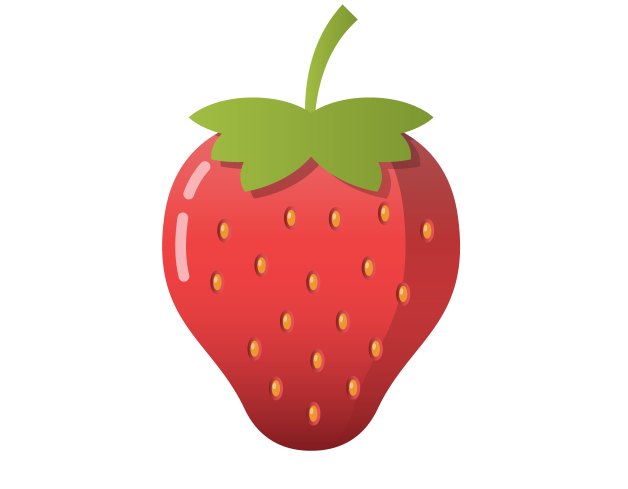
#> input picture lab/lab3/pics/strawberry.png, 1255 x 977 px (shown at 1/2 size)
$ jupyter execute lab3.ipynb   (older library calls are emulated)
#> lines starting #> are read from the running program, lines starting #| are printed output that depends on the picture
[cell 1]
"""
COMP9517 Lab 03, Week 4
"""

import numpy as np
import matplotlib.pyplot as plt
import matplotlib.image as mpimg

from scipy import ndimage as ndi
from skimage.morphology import watershed
from skimage.feature import peak_local_max
from sklearn.cluster import MeanShift
import cv2
from PIL import Image

size = 100, 100

img_names = ["pics/strawberry.png", "pics/shapes.png"]
ext_names = ["pics/coins.png", "pics/two_halves.png"]

images = [i for i in img_names]
ext_images = [i for i in ext_names]


def plot_three_images(figure_title, image1, label1,
                      image2, label2, image3, label3):
    fig = plt.figure()
    fig.suptitle(figure_title)

    # Display the first image
    fig.add_subplot(1, 3, 1)
    plt.imshow(image1)
    plt.axis('off')
    plt.title(label1)

    # Display the second image
    fig.add_subplot(1, 3, 2)
    plt.imshow(image2)
    plt.axis('off')
    plt.title(label2)

    # Display the third image
    fig.add_subplot(1, 3, 3)
    plt.imshow(image3)
    plt.axis('off')
    plt.title(label3)

    plt.show()

for img_path in images:
    img = Image.open(img_path)
#> img is the input picture: PIL image 1255x977 RGBA; mean R, G, B, A 216.9, 187.8, 181.3, 67.7
    img.thumbnail(size)  # Convert the image to 100 x 100
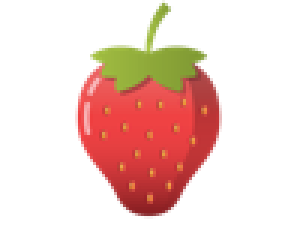
#> img: PIL image 100x78 RGBA (shown 3 times larger); mean R, G, B, A 56, 25.5, 18, 67.7; transparent parts drawn white
    # Convert the image to a numpy matrix
    img_mat = np.array(img)[:, :, :3]
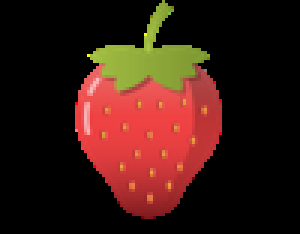
#> img_mat: shape (78, 100, 3) (shown 3 times larger); mean R, G, B 56, 25.5, 18

    #
    # +--------------------+
    # |     Question 1     |
    # +--------------------+
    #
    # TODO: perform MeanShift on image
    # Follow the hints in the lab spec.

    # Step 1 - Extract the three RGB colour channels
    # Hint: It will be useful to store the shape of one of the colour
    # channels so we can reshape the flattened matrix back to this shape.
    b,g,r = cv2.split(img_mat)
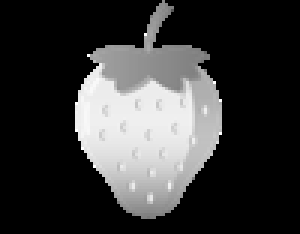
#> b: shape (78, 100) (shown 3 times larger); min 0, max 255, mean 56
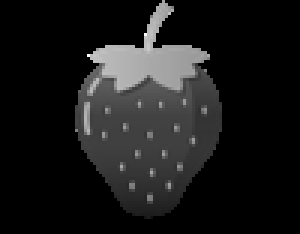
#> g: shape (78, 100) (shown 3 times larger); min 0, max 255, mean 25.5
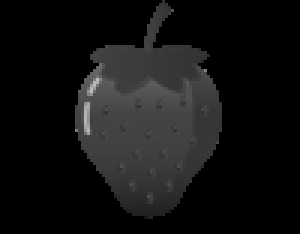
#> r: shape (78, 100) (shown 3 times larger); min 0, max 188, mean 18
    shape=b.shape
#> shape = (78, 100)
    b=b.ravel()
#> b = 7800 values, max 255 at index 1148, min 0 at index 0, mean 55.99
    g=g.ravel()
#> g = 7800 values, max 255 at index 1148, min 0 at index 0, mean 25.51
    r=r.ravel()
#> r = 7800 values, max 188 at index 3030, min 0 at index 0, mean 18.03
    # Step 2 - Combine the three colour channels by flatten each channel
	# then stacking the flattened channels together.
    # This gives the "colour_samples"
    colour_samples = []
    colour_samples=np.stack((b,g,r)).T
    # Step 3 - Perform Meanshift  clustering
    #
    ms_clf = MeanShift(bin_seeding=True)
    ms_labels = ms_clf.fit_predict(colour_samples)
#     print(colour_samples.shape)
    # Step 4 - reshape ms_labels back to the original image shape
	# for displaying the segmentation output
    ms_labels=ms_labels.reshape(shape)
    #%%
    #
    # +--------------------+
    # |     Question 2     |
    # +--------------------+
    #

    # TODO: perform Watershed on image
    # Follow the hints in the lab spec.

    # Step 1 - Convert the image to gray scale
    # and convert the image to a numpy matrix
    img_array = []
    img = Image.open(img_path)
    img.thumbnail(size)  # Convert the image to 100 x 100
    # Convert the image to a numpy matrix
    img_ = np.array(img)[:, :, :3]
    img_array=cv2.cvtColor(img_, cv2.COLOR_BGR2GRAY)
    # Step 2 - Calculate the distance transform
    # Hint: use     ndi.distance_transform_edt(img_array)
    distance = []
    distance=ndi.distance_transform_edt(img_array)
    # Step 3 - Generate the watershed markers
    # Hint: use the peak_local_max() function from the skimage.feature library
    # to get the local maximum values and then convert them to markers
    # using ndi.label() -- note the markers are the 0th output to this function
    markers = []
    local_maxi=peak_local_max(distance, indices=False, footprint=np.ones((3, 3)), labels=img_array)
    markers = ndi.label(local_maxi)[0]
    # Step 4 - Perform watershed and store the labels
    # Hint: use the watershed() function from the skimage.morphology library
    # with three inputs: -distance, markers and your image array as a mask
    ws_labels = []
    ws_labels = watershed(-distance, markers, mask=img_array)
    # Display the results
    plot_three_images(img_path, img, "Original Image", ms_labels, "MeanShift Labels",
                      ws_labels, "Watershed Labels")
    # If you want to visualise the watershed distance markers then try
    # plotting the code below.
    # plot_three_images(img_path, img, "Original Image", -distance, "Watershed Distance",
    #                   ws_labels, "Watershed Labels")

#%%
#
# +-------------------+
# |     Extension     |
# +-------------------+
#
# Loop for the extension component
for img_path in ext_images:
    img = Image.open(img_path)
    img.thumbnail(size)


    # TODO: perform meanshift on image
    ms_labels = img  # CHANGE THIS

    # TODO: perform an optimisation and then watershed on image
    ws_labels = img  # CHANGE THIS

    # Display the results
    plot_three_images(img_path, img, "Original Image", ms_labels, "MeanShift Labels",
                      ws_labels, "Watershed Labels")
